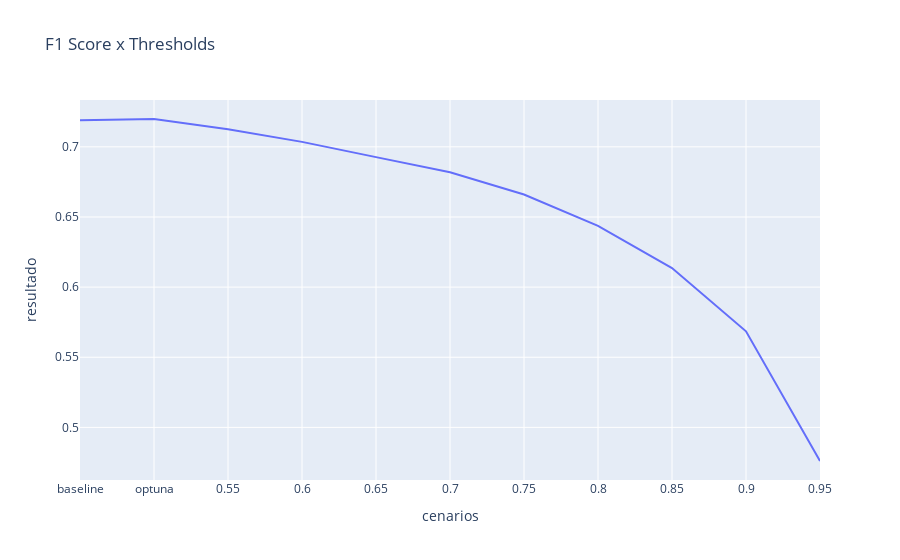

Notebook code for this chart:
### Code cell
px.line(df_results, x='cenarios', y='resultado', title='F1 Score x Thresholds')

### Figure 1 — Plotly figure (JSON) as saved in the notebook; plotly's stock layout.template omitted (floating-point values rounded to 4 significant figures)
{"data": [{"hovertemplate": "cenarios=%{x}<br>resultado=%{y}<extra></extra>", "legendgroup": "", "line": {"color": "#636efa", "dash": "solid"}, "marker": {"symbol": "circle"}, "mode": "lines", "name": "", "orientation": "v", "showlegend": false, "type": "scatter", "x": ["baseline", "optuna", "0.55", "0.6", "0.65", "0.7", "0.75", "0.8", "0.85", "0.9", "0.95"], "xaxis": "x", "y": [0.7189, 0.7198, 0.7126, 0.7035, 0.6927, 0.6818, 0.666, 0.6436, 0.6136, 0.5685, 0.476], "yaxis": "y"}], "layout": {"legend": {"tracegroupgap": 0}, "title": {"text": "F1 Score x Thresholds"}, "xaxis": {"anchor": "y", "domain": [0, 1], "title": {"text": "cenarios"}}, "yaxis": {"anchor": "x", "domain": [0, 1], "title": {"text": "resultado"}}}}
